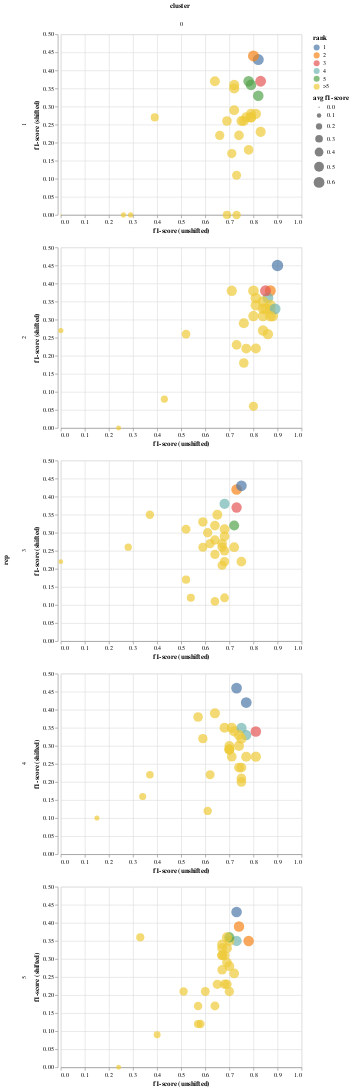

Notebook code cell kept with this figure:
### Code cell
source = df_paired_perf.set_index('subtype').loc['Her2']
source = source.set_index(['cluster','rep']).loc[selected.index]
for index in source.index.unique():
    f = source.loc[index,'f1-score (shifted)']
    r = source.loc[index,'f1-score (unshifted)']
    source.loc[index,'rank'] = ss.rankdata(-(f+r)/2)
    source.loc[index,'avg f1-score'] = ((f+r)/2).values #2*(f*r)/(f+r)
source = source.reset_index()
top_k = 5
mask = source['rank'] > top_k
source.loc[:,'rank'] = source.loc[:,'rank'].astype(int).astype(str)
source.loc[mask,'rank'] = f'>{top_k}'
chart = alt.Chart(source).transform_calculate(
    Seed="datum.seed"# + '-' + datum.seed"
).mark_point(filled=True).encode(
    x=alt.X('f1-score (unshifted):Q',scale=alt.Scale(domain=[0, 1])),
    y=alt.Y('f1-score (shifted):Q'),
    size='avg f1-score:Q',
    column='cluster',
    row='rep',
    color='rank:N',
    tooltip=['Seed:Q','rank','avg f1-score','f1-score (unshifted)','f1-score (shifted)']
)
chart.resolve_scale(x='independent')

### Figure 1 — Vega-Lite specification as saved in the notebook (floating-point values rounded to 4 significant figures; data arrays with more than 128 entries replaced by an {"elided": "..."} marker saying what was removed)
{"config": {"view": {"continuousWidth": 400, "continuousHeight": 300}}, "data": {"name": "data-9ae8c80ffa6d5a0f58aa697a8de82455"}, "mark": {"type": "point", "filled": true}, "encoding": {"color": {"field": "rank", "type": "nominal"}, "column": {"field": "cluster", "type": "nominal"}, "row": {"field": "rep", "type": "quantitative"}, "size": {"field": "avg f1-score", "type": "quantitative"}, "tooltip": [{"field": "Seed", "type": "quantitative"}, {"field": "rank", "type": "nominal"}, {"field": "avg f1-score", "type": "quantitative"}, {"field": "f1-score (unshifted)", "type": "quantitative"}, {"field": "f1-score (shifted)", "type": "quantitative"}], "x": {"field": "f1-score (unshifted)", "scale": {"domain": [0, 1]}, "type": "quantitative"}, "y": {"field": "f1-score (shifted)", "type": "quantitative"}}, "resolve": {"scale": {"x": "independent"}}, "transform": [{"calculate": "datum.seed", "as": "Seed"}], "$schema": "https://vega.github.io/schema/vega-lite/v4.17.0.json", "datasets": {"data-9ae8c80ffa6d5a0f58aa697a8de82455": {"elided": "150 records"}}}
